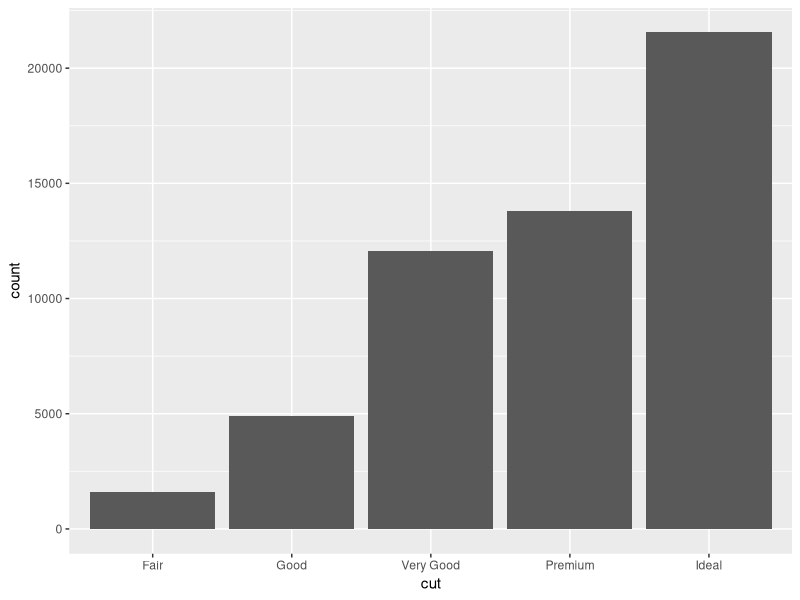
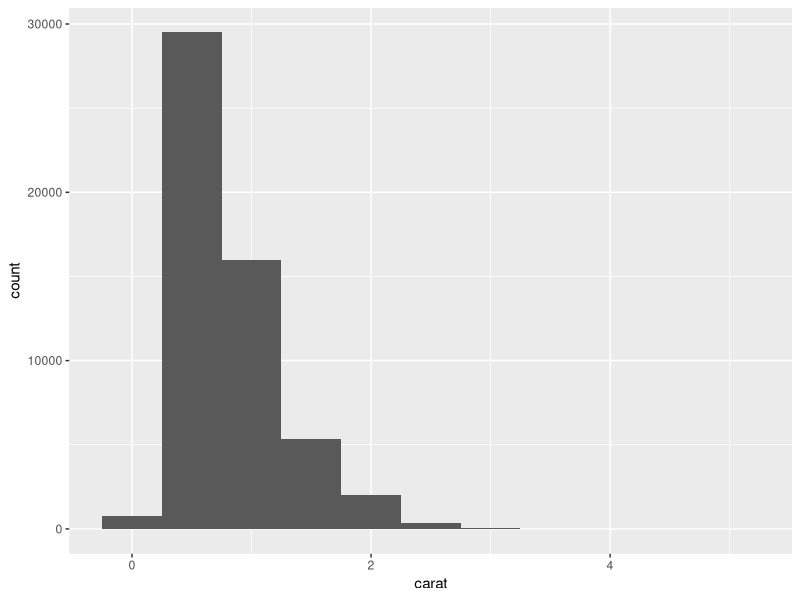
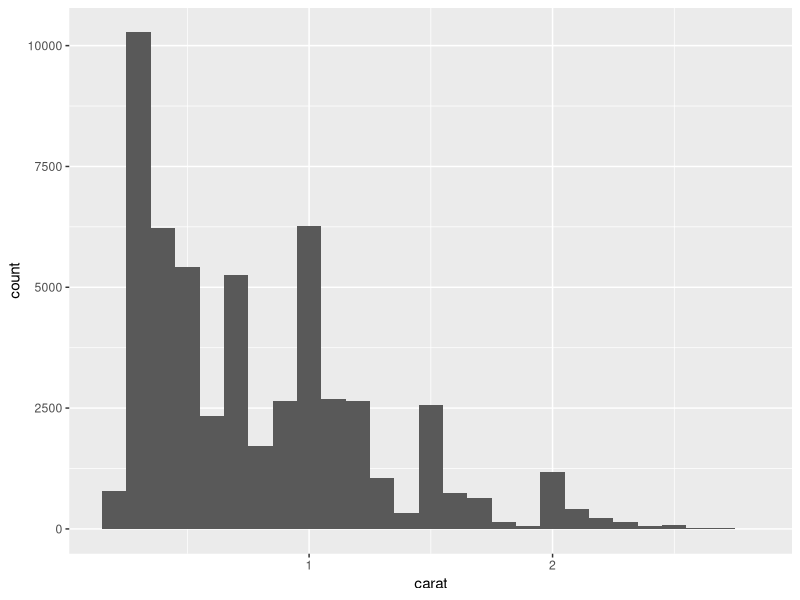
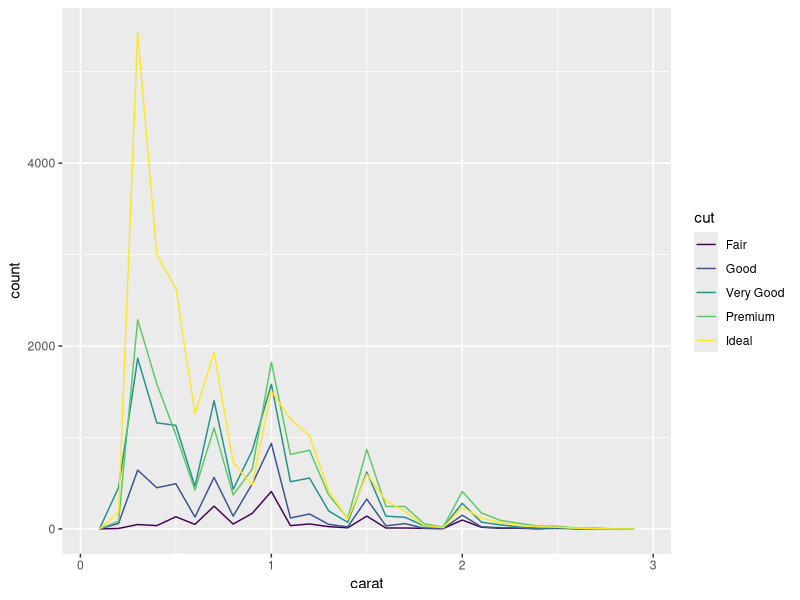

Write R code to recreate these figures, in order.
## ---- chunk 1
library(tidyverse)
## ---- chunk 2
ggplot(data = diamonds) + 
  geom_bar(mapping = aes(x = cut))
## ---- chunk 3
diamonds %>%
  count(cut)
## ---- chunk 4
ggplot(data = diamonds) + 
  geom_histogram(mapping = aes(x = carat), binwidth = 0.5)
## ---- chunk 5
diamonds %>%
  count(cut_width(carat, 0.5))
## ---- chunk 6
smaller <- diamonds %>%
  filter(carat < 3)

ggplot(data = smaller, mapping = aes(x = carat)) + 
  geom_histogram(binwidth = 0.1)
## ---- chunk 7
ggplot(data = smaller, mapping = aes(x = carat, color = cut)) +
  geom_freqpoly(binwidth = 0.1)
